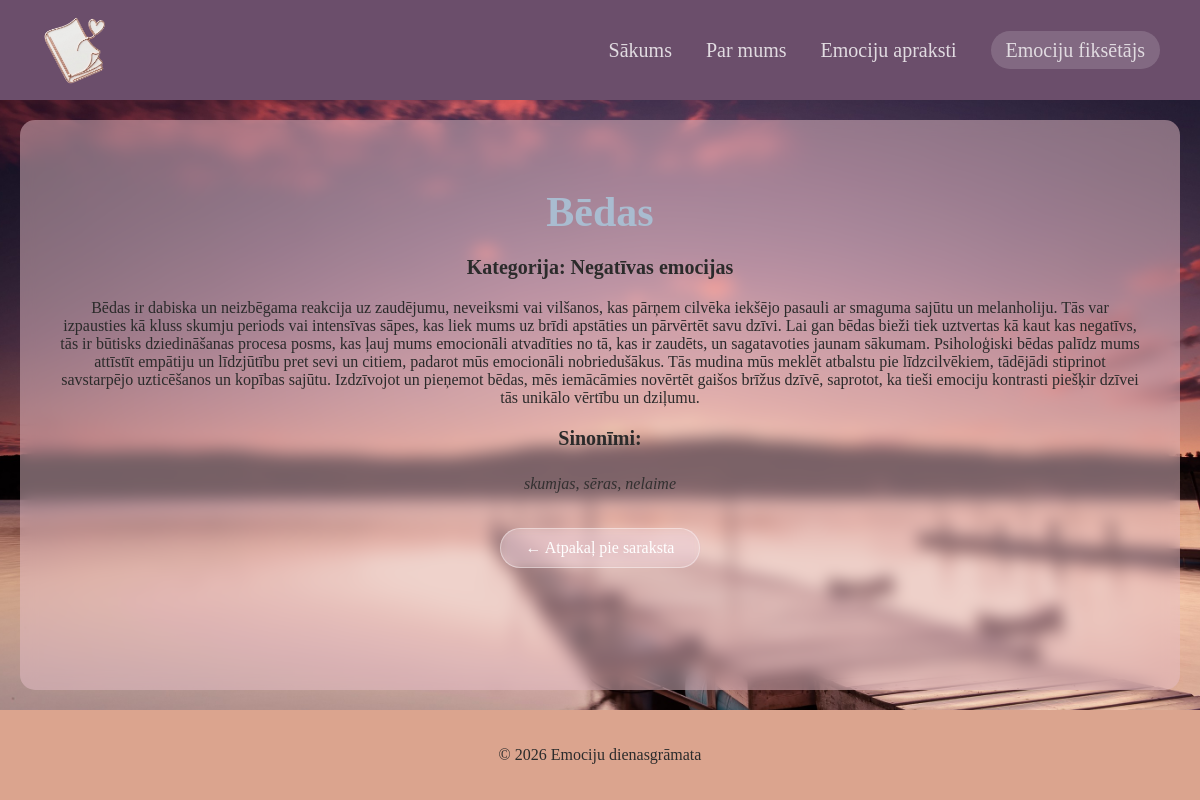
/apraksti/2, run on the app's committed database.
### tables this page shows
CREATE TABLE emotions (
	id INTEGER NOT NULL PRIMARY KEY AUTOINCREMENT,
	vards TEXT NOT NULL,
	apraksts TEXT,
	category_id INTEGER NOT NULL, garaks_apraksts TEXT,
	CONSTRAINT emotions_categories_FK FOREIGN KEY (category_id) REFERENCES categories(id)
);

CREATE TABLE categories (
	id INTEGER NOT NULL PRIMARY KEY AUTOINCREMENT,
	nosaukums TEXT NOT NULL
);

CREATE TABLE synonyms (
	id INTEGER NOT NULL PRIMARY KEY AUTOINCREMENT,
	emotion_id INTEGER NOT NULL,
	sinonimi TEXT,
	CONSTRAINT synonyms_emotions_FK FOREIGN KEY (emotion_id) REFERENCES emotions(id)
);

### app.py (the view)
@app.route('/apraksti/<int:emotion_id>')
def description_detail(emotion_id):
    conn = get_db_connection()
    emotion = conn.execute('''
        SELECT e.*, c.nosaukums AS kategorija, v.krasas_kods
        FROM emotions e
        JOIN categories c ON e.category_id = c.id
        JOIN visuals v ON e.id = v.emotion_id
        WHERE e.id = ?''', (emotion_id,)).fetchone()
    synonyms = conn.execute(
        'SELECT * FROM synonyms WHERE emotion_id = ?', (emotion_id,)).fetchall()
    conn.close()
    return render_template('description_detail.html', emotion=emotion, synonyms=synonyms)

### app.py (called while the page is built)
def get_db_connection():
    db = Path(__file__).parent / "emociju-dienasgramata.db"
    conn = sqlite3.connect(db)
    conn.row_factory = sqlite3.Row
    return conn

### templates/description_detail.html (shortened to what this page needs)
{% extends "base.html" %}
{% block content %}
<div class="detail-container">
    <h1 style="color: {{ emotion.krasas_kods }}">{{ emotion.vards }}</h1>
    <div class="glass-box">
        <h3>Kategorija: {{ emotion.kategorija }} emocijas</h3>
        <p>{{ emotion.garaks_apraksts }}</p>
    </div>
    <h3>Sinonīmi:</h3>
    <ul>
        {% for s in synonyms %}
        <li>{{ s.sinonimi }}</li>
        {% endfor %}
    </ul>
    <a href="/apraksti" class="back-button">← Atpakaļ pie saraksta</a>
</div>
{% endblock %}

### static/style.css (style rules this page uses)
body { font-family:Cambria, Cochin, Georgia, Times, 'Times New Roman', serif; background-image: url("/static/images/your_background.jpg"); background-attachment: fixed; background-size: cover; background-position: center; background-repeat: no-repeat; color: #2b2b2b; margin: 0; padding: 0; }
.detail-container ul { list-style: none; padding: 0; margin: 0 auto; text-align: center; }
.detail-container li { display: inline-block; margin: 5px; font-style: italic; opacity: 0.9; }
.back-button { display: inline-block; margin-top: 30px; padding: 10px 25px; background: #ffffff26; border: 1px solid #ffffff66; border-radius: 30px; color: white !important; text-decoration: none; transition: all 0.3s ease; backdrop-filter: blur(5px); }
h1 { font-size: 42px; margin-bottom: 20px; color: #2b2b2b; text-align: center; }
h3 { font-size: 20px; margin-bottom: 20px; color: #2b2b2b; text-align: center; }

### data on the page
emotions: vards "Bēdas", garaks_apraksts "Bēdas ir dabiska un neizbēgama reakcija uz zaudējumu, neveiksmi vai vilšanos, kas pārņem cilvēka iekšējo pasauli ar smaguma sajūtu un melanholiju. Tās var izpausties kā kluss skumju periods vai intensīvas sāpes, kas liek mums uz brīdi apstāties un pārvērtēt savu dzīvi. Lai gan bēdas bieži tiek uztvertas kā kaut kas negatīvs, tās ir būtisks dziedināšanas procesa posms, kas ļauj mums emocionāli atvadīties no tā, kas ir zaudēts, un sagatavoties jaunam sākumam. Psiholoģiski bēdas palīdz mums attīstīt empātiju un līdzjūtību pret sevi un citiem, padarot mūs emocionāli nobriedušākus. Tās mudina mūs meklēt atbalstu pie līdzcilvēkiem, tādējādi stiprinot savstarpējo uzticēšanos un kopības sajūtu.…"
categories: kategorija "Negatīvas"
synonyms: sinonimi "skumjas, sēras, nelaime"
